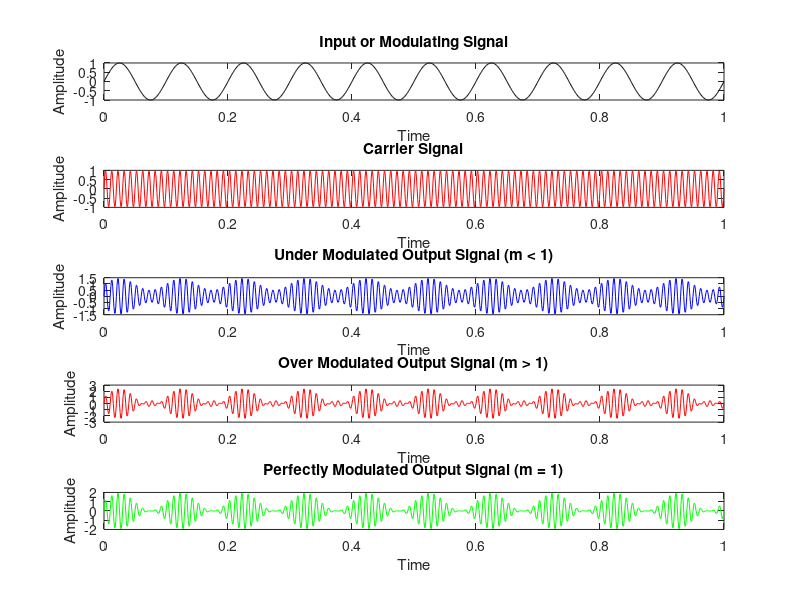

This figure's MATLAB source:
% Time sampling where Step Size = 0.001
t = 0:0.001:1;

% Frequency of input or modulating signal
fm = 10;

% Frequency of output or modulated signal
fc = 100;

% Input or Modulating Signal
input_signal = sin(2 * pi * fm * t);
subplot(5, 1, 1);
plot(t, input_signal, 'k'); % 'k' gives black color plot
xlabel('Time');
ylabel('Amplitude');
title('Input or Modulating Signal');

% Carrier Signal
carrier_signal = sin(2 * pi * fc * t);
subplot(5, 1, 2);
plot(t, carrier_signal, 'r'); % 'r' gives red color plot
xlabel('Time');
ylabel('Amplitude');
title('Carrier Signal');

% Output or Amplitude Modulated Signal (Under Modulated)
m = 0.5; % modulation factor (m < 1)
under_modulated_signal = (1 + m * sin(2 * pi * fm * t)) .* sin(2 * pi * fc * t);
subplot(5, 1, 3);
plot(t, under_modulated_signal, 'b'); % 'b' gives blue color plot
xlabel('Time');
ylabel('Amplitude');
title('Under Modulated Output Signal (m < 1)');

% Output or Amplitude Modulated Signal (Over Modulated)
m = 1.5; % modulation factor (m < 1)
over_modulated_signal = (1 + m * sin(2 * pi * fm * t)) .* sin(2 * pi * fc * t);
subplot(5, 1, 4);
plot(t, over_modulated_signal, 'r'); % 'b' gives blue color plot
xlabel('Time');
ylabel('Amplitude');
title('Over Modulated Output Signal (m > 1)');

% Output or Amplitude Modulated Signal (Over Modulated)
m = 1; % modulation factor (m < 1)
over_modulated_signal = (1 + m * sin(2 * pi * fm * t)) .* sin(2 * pi * fc * t);
subplot(5, 1, 5);
plot(t, over_modulated_signal, 'g'); % 'b' gives blue color plot
xlabel('Time');
ylabel('Amplitude');
title('Perfectly Modulated Output Signal (m = 1)');
